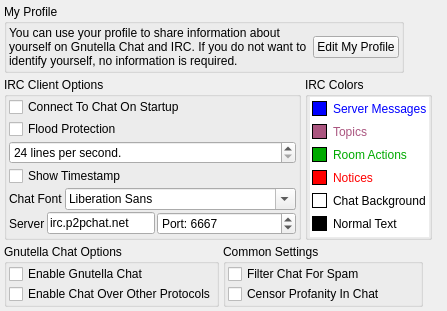
     <widget class="QWidget" name="pageChat">
      <layout class="QGridLayout" name="gridLayout_49">
       <property name="margin">
        <number>4</number>
       </property>
       <property name="spacing">
        <number>4</number>
       </property>
       <item row="0" column="0" colspan="4">
        <widget class="QGroupBox" name="groupBoxMyProfile">
         <property name="maximumSize">
          <size>
           <width>400</width>
           <height>16777215</height>
          </size>
         </property>
         <property name="title">
          <string>My Profile</string>
         </property>
         <layout class="QGridLayout" name="gridLayout_45">
          <property name="margin">
           <number>2</number>
          </property>
          <property name="spacing">
           <number>2</number>
          </property>
          <item row="0" column="0">
           <widget class="QLabel" name="labelProfileInfo">
            <property name="sizePolicy">
             <sizepolicy hsizetype="MinimumExpanding" vsizetype="Preferred">
              <horstretch>0</horstretch>
              <verstretch>0</verstretch>
             </sizepolicy>
            </property>
            <property name="text">
             <string>You can use your profile to share information about yourself on Gnutella Chat and IRC. If you do not want to identify yourself, no information is required.</string>
            </property>
            <property name="alignment">
             <set>Qt::AlignLeading|Qt::AlignLeft|Qt::AlignTop</set>
            </property>
            <property name="wordWrap">
             <bool>true</bool>
            </property>
           </widget>
          </item>
          <item row="0" column="1">
           <widget class="QPushButton" name="pushButtonEditProfile">
            <property name="sizePolicy">
             <sizepolicy hsizetype="Preferred" vsizetype="Fixed">
              <horstretch>0</horstretch>
              <verstretch>0</verstretch>
             </sizepolicy>
            </property>
            <property name="text">
             <string>Edit My Profile</string>
            </property>
           </widget>
          </item>
         </layout>
        </widget>
       </item>
       <item row="2" column="0" colspan="2">
        <widget class="QGroupBox" name="groupBoxIRCClient">
         <property name="maximumSize">
          <size>
           <width>400</width>
           <height>16777215</height>
          </size>
         </property>
         <property name="title">
          <string>IRC Client Options</string>
         </property>
         <layout class="QGridLayout" name="gridLayout_43">
          <property name="leftMargin">
           <number>2</number>
          </property>
          <property name="topMargin">
           <number>0</number>
          </property>
          <property name="rightMargin">
           <number>2</number>
          </property>
          <property name="bottomMargin">
           <number>2</number>
          </property>
          <property name="spacing">
           <number>2</number>
          </property>
          <item row="0" column="0">
           <widget class="QCheckBox" name="checkBoxConnectIRCOnStart">
            <property name="text">
             <string>Connect To Chat On Startup</string>
            </property>
           </widget>
          </item>
          <item row="1" column="0">
           <widget class="QCheckBox" name="checkBoxIRCFloodProtection">
            <property name="text">
             <string>Flood Protection</string>
            </property>
           </widget>
          </item>
          <item row="2" column="0">
           <widget class="QSpinBox" name="spinBoxIRCFloodLinesLimit">
            <property name="suffix">
             <string> lines per second.</string>
            </property>
            <property name="minimum">
             <number>24</number>
            </property>
           </widget>
          </item>
          <item row="3" column="0">
           <widget class="QCheckBox" name="checkBoxIRCShowTimestamp">
            <property name="text">
             <string>Show Timestamp</string>
            </property>
           </widget>
          </item>
          <item row="4" column="0">
           <layout class="QGridLayout" name="gridLayout_12">
            <item row="0" column="1">
             <widget class="QFontComboBox" name="fontComboBoxIRCChat"/>
            </item>
            <item row="0" column="0">
             <widget class="QLabel" name="labelIRCChatFont">
              <property name="text">
               <string>Chat Font</string>
              </property>
              <property name="buddy">
               <cstring>fontComboBoxIRCChat</cstring>
              </property>
             </widget>
            </item>
           </layout>
          </item>
          <item row="5" column="0">
           <layout class="QGridLayout" name="gridLayout_42">
            <item row="0" column="0">
             <widget class="QLabel" name="labelIRCServer">
              <property name="text">
               <string>Server</string>
              </property>
              <property name="buddy">
               <cstring>lineEditIRCServer</cstring>
              </property>
             </widget>
            </item>
            <item row="0" column="1">
             <widget class="QLineEdit" name="lineEditIRCServer">
              <property name="sizePolicy">
               <sizepolicy hsizetype="Preferred" vsizetype="Fixed">
                <horstretch>0</horstretch>
                <verstretch>0</verstretch>
               </sizepolicy>
              </property>
              <property name="text">
               <string>irc.p2pchat.net</string>
              </property>
             </widget>
            </item>
            <item row="0" column="2">
             <widget class="QSpinBox" name="spinBoxIRCPort">
              <property name="sizePolicy">
               <sizepolicy hsizetype="MinimumExpanding" vsizetype="Fixed">
                <horstretch>0</horstretch>
                <verstretch>0</verstretch>
               </sizepolicy>
              </property>
              <property name="prefix">
               <string>Port: </string>
              </property>
              <property name="minimum">
               <number>1024</number>
              </property>
              <property name="maximum">
               <number>49151</number>
              </property>
              <property name="value">
               <number>6667</number>
              </property>
             </widget>
            </item>
           </layout>
          </item>
         </layout>
        </widget>
       </item>
       <item row="3" column="0">
        <widget class="QGroupBox" name="groupBoxGnutellaChat">
         <property name="title">
          <string>Gnutella Chat Options</string>
         </property>
         <layout class="QGridLayout" name="gridLayout_44">
          <property name="leftMargin">
           <number>2</number>
          </property>
          <property name="topMargin">
           <number>0</number>
          </property>
          <property name="rightMargin">
           <number>0</number>
          </property>
          <property name="bottomMargin">
           <number>0</number>
          </property>
          <property name="spacing">
           <number>0</number>
          </property>
          <item row="0" column="0">
           <widget class="QCheckBox" name="checkBoxGnutellaChatEnable">
            <property name="text">
             <string>Enable Gnutella Chat</string>
            </property>
           </widget>
          </item>
          <item row="1" column="0">
           <widget class="QCheckBox" name="checkBoxEnableChatOther">
            <property name="text">
             <string>Enable Chat Over Other Protocols</string>
            </property>
           </widget>
          </item>
         </layout>
        </widget>
       </item>
       <item row="3" column="1" colspan="3">
        <widget class="QGroupBox" name="groupBoxCommonSettings">
         <property name="minimumSize">
          <size>
           <width>0</width>
           <height>0</height>
          </size>
         </property>
         <property name="maximumSize">
          <size>
           <width>200</width>
           <height>16777215</height>
          </size>
         </property>
         <property name="title">
          <string>Common Settings</string>
         </property>
         <layout class="QGridLayout" name="gridLayout_46">
          <property name="leftMargin">
           <number>2</number>
          </property>
          <property name="topMargin">
           <number>0</number>
          </property>
          <property name="rightMargin">
           <number>0</number>
          </property>
          <property name="bottomMargin">
           <number>0</number>
          </property>
          <property name="spacing">
           <number>0</number>
          </property>
          <item row="0" column="0">
           <widget class="QCheckBox" name="checkBoxFilterSpam">
            <property name="text">
             <string>Filter Chat For Spam</string>
            </property>
           </widget>
          </item>
          <item row="1" column="0">
           <widget class="QCheckBox" name="checkBoxCensor">
            <property name="text">
             <string>Censor Profanity In Chat</string>
            </property>
           </widget>
          </item>
         </layout>
        </widget>
       </item>
       <item row="2" column="2">
        <widget class="QGroupBox" name="groupBoxIRCColors">
         <property name="maximumSize">
          <size>
           <width>200</width>
           <height>16777215</height>
          </size>
         </property>
         <property name="styleSheet">
          <string notr="true"/>
         </property>
         <property name="title">
          <string>IRC Colors</string>
         </property>
         <layout class="QGridLayout" name="gridLayout_47">
          <property name="leftMargin">
           <number>2</number>
          </property>
          <property name="topMargin">
           <number>0</number>
          </property>
          <property name="rightMargin">
           <number>0</number>
          </property>
          <property name="bottomMargin">
           <number>0</number>
          </property>
          <property name="spacing">
           <number>2</number>
          </property>
          <item row="0" column="0">
           <widget class="QFrame" name="frameIRCColors">
            <property name="styleSheet">
             <string notr="true">background-color: rgb(255, 255, 255);</string>
            </property>
            <layout class="QGridLayout" name="gridLayout_41">
             <property name="margin">
              <number>2</number>
             </property>
             <item row="0" column="0">
              <widget class="QLabel" name="labelColorServerMessages">
               <property name="minimumSize">
                <size>
                 <width>15</width>
                 <height>15</height>
                </size>
               </property>
               <property name="maximumSize">
                <size>
                 <width>15</width>
                 <height>15</height>
                </size>
               </property>
               <property name="styleSheet">
                <string notr="true">background-color: rgb(0, 0, 255);</string>
               </property>
               <property name="frameShape">
                <enum>QFrame::Box</enum>
               </property>
               <property name="text">
                <string/>
               </property>
              </widget>
             </item>
             <item row="0" column="1">
              <widget class="QLabel" name="labelServerMessages">
               <property name="styleSheet">
                <string notr="true">color: rgb(0, 0, 255);</string>
               </property>
               <property name="text">
                <string>Server Messages</string>
               </property>
              </widget>
             </item>
             <item row="1" column="0">
              <widget class="QLabel" name="labelColorTopics">
               <property name="minimumSize">
                <size>
                 <width>15</width>
                 <height>15</height>
                </size>
               </property>
               <property name="maximumSize">
                <size>
                 <width>15</width>
                 <height>15</height>
                </size>
               </property>
               <property name="styleSheet">
                <string notr="true">background-color: rgb(170, 85, 127);</string>
               </property>
               <property name="frameShape">
                <enum>QFrame::Box</enum>
               </property>
               <property name="text">
                <string/>
               </property>
              </widget>
             </item>
             <item row="2" column="0">
              <widget class="QLabel" name="labelColorRoomActions">
               <property name="minimumSize">
                <size>
                 <width>15</width>
                 <height>15</height>
                </size>
               </property>
               <property name="maximumSize">
                <size>
                 <width>15</width>
                 <height>15</height>
                </size>
               </property>
               <property name="styleSheet">
                <string notr="true">background-color: rgb(0, 170, 0);</string>
               </property>
               <property name="frameShape">
                <enum>QFrame::Box</enum>
               </property>
               <property name="text">
                <string/>
               </property>
              </widget>
             </item>
             <item row="3" column="0">
              <widget class="QLabel" name="labelColorNotices">
               <property name="minimumSize">
                <size>
                 <width>15</width>
                 <height>15</height>
                </size>
               </property>
               <property name="maximumSize">
                <size>
                 <width>15</width>
                 <height>15</height>
                </size>
               </property>
               <property name="styleSheet">
                <string notr="true">background-color: rgb(255, 0, 0);</string>
               </property>
               <property name="frameShape">
                <enum>QFrame::Box</enum>
               </property>
               <property name="text">
                <string/>
               </property>
              </widget>
             </item>
             <item row="4" column="0">
              <widget class="QLabel" name="labelColorChatBackground">
               <property name="minimumSize">
                <size>
                 <width>15</width>
                 <height>15</height>
                </size>
               </property>
               <property name="maximumSize">
                <size>
                 <width>15</width>
                 <height>15</height>
                </size>
               </property>
               <property name="styleSheet">
                <string notr="true">background-color: rgb(255, 255, 255);</string>
               </property>
               <property name="frameShape">
                <enum>QFrame::Box</enum>
               </property>
               <property name="text">
                <string/>
               </property>
              </widget>
             </item>
             <item row="5" column="0">
              <widget class="QLabel" name="labelColorNormalText">
               <property name="minimumSize">
                <size>
                 <width>15</width>
                 <height>15</height>
                </size>
               </property>
               <property name="maximumSize">
                <size>
                 <width>15</width>
                 <height>15</height>
                </size>
               </property>
               <property name="styleSheet">
                <string notr="true">background-color: rgb(0, 0, 0);</string>
               </property>
               <property name="frameShape">
                <enum>QFrame::Box</enum>
               </property>
               <property name="text">
                <string/>
               </property>
              </widget>
             </item>
             <item row="1" column="1">
              <widget class="QLabel" name="labelColorTopics_2">
               <property name="styleSheet">
                <string notr="true">color: rgb(170, 85, 127);</string>
               </property>
               <property name="text">
                <string>Topics</string>
               </property>
              </widget>
             </item>
             <item row="2" column="1">
              <widget class="QLabel" name="labelRoomActions">
               <property name="styleSheet">
                <string notr="true">color: rgb(0, 170, 0);</string>
               </property>
               <property name="text">
                <string>Room Actions</string>
               </property>
              </widget>
             </item>
             <item row="3" column="1">
              <widget class="QLabel" name="labelNotices">
               <property name="styleSheet">
                <string notr="true">color: rgb(255, 0, 0);</string>
               </property>
               <property name="text">
                <string>Notices</string>
               </property>
              </widget>
             </item>
             <item row="4" column="1">
              <widget class="QLabel" name="labelChatBackground">
               <property name="text">
                <string>Chat Background</string>
               </property>
              </widget>
             </item>
             <item row="5" column="1">
              <widget class="QLabel" name="labeNormallText">
               <property name="text">
                <string>Normal Text</string>
               </property>
              </widget>
             </item>
            </layout>
           </widget>
          </item>
         </layout>
        </widget>
       </item>
      </layout>
     </widget>
